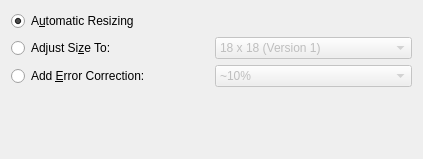
<?xml version="1.0" encoding="UTF-8"?>
<ui version="4.0">
 <class>grpGrid</class>
 <widget class="QWidget" name="grpGrid">
  <property name="geometry">
   <rect>
    <x>0</x>
    <y>0</y>
    <width>423</width>
    <height>159</height>
   </rect>
  </property>
  <property name="windowTitle">
   <string>Form</string>
  </property>
  <layout class="QVBoxLayout" name="verticalLayout">
   <item>
    <layout class="QGridLayout" name="gridLayout">
     <item row="0" column="0">
      <widget class="QRadioButton" name="radGridAuto">
       <property name="text">
        <string>A&amp;utomatic Resizing</string>
       </property>
       <property name="checked">
        <bool>true</bool>
       </property>
      </widget>
     </item>
     <item row="1" column="0">
      <widget class="QRadioButton" name="radGridSize">
       <property name="text">
        <string>Adjust Si&amp;ze To:</string>
       </property>
      </widget>
     </item>
     <item row="1" column="1">
      <widget class="QComboBox" name="cmbGridSize">
       <property name="enabled">
        <bool>false</bool>
       </property>
       <item>
        <property name="text">
         <string>18 x 18 (Version 1)</string>
        </property>
       </item>
       <item>
        <property name="text">
         <string>30 x 30 (Version 2)</string>
        </property>
       </item>
       <item>
        <property name="text">
         <string>42 x 40 (Version 3)</string>
        </property>
       </item>
       <item>
        <property name="text">
         <string>54 x 54 (Version 4)</string>
        </property>
       </item>
       <item>
        <property name="text">
         <string>66 x 66 (Version 5)</string>
        </property>
       </item>
       <item>
        <property name="text">
         <string>78 x 78 (Version 6)</string>
        </property>
       </item>
       <item>
        <property name="text">
         <string>90 x 90 (Version 7)</string>
        </property>
       </item>
       <item>
        <property name="text">
         <string>102 x 102 (Version 8)</string>
        </property>
       </item>
       <item>
        <property name="text">
         <string>114 x 114 (Version 9)</string>
        </property>
       </item>
       <item>
        <property name="text">
         <string>126 x 126 (Version 10)</string>
        </property>
       </item>
       <item>
        <property name="text">
         <string>138 x 138 (Version 11)</string>
        </property>
       </item>
       <item>
        <property name="text">
         <string>150 x 150 (Version 12)</string>
        </property>
       </item>
       <item>
        <property name="text">
         <string>162 x 162 (Version 13)</string>
        </property>
       </item>
      </widget>
     </item>
     <item row="2" column="0">
      <widget class="QRadioButton" name="radGridECC">
       <property name="text">
        <string>Add &amp;Error Correction:</string>
       </property>
      </widget>
     </item>
     <item row="2" column="1">
      <widget class="QComboBox" name="cmbGridECC">
       <property name="enabled">
        <bool>false</bool>
       </property>
       <item>
        <property name="text">
         <string>~10%</string>
        </property>
       </item>
       <item>
        <property name="text">
         <string>~20%</string>
        </property>
       </item>
       <item>
        <property name="text">
         <string>~30%</string>
        </property>
       </item>
       <item>
        <property name="text">
         <string>~40%</string>
        </property>
       </item>
       <item>
        <property name="text">
         <string>~50%</string>
        </property>
       </item>
      </widget>
     </item>
    </layout>
   </item>
   <item>
    <spacer name="verticalSpacer">
     <property name="orientation">
      <enum>Qt::Vertical</enum>
     </property>
     <property name="sizeHint" stdset="0">
      <size>
       <width>20</width>
       <height>50</height>
      </size>
     </property>
    </spacer>
   </item>
  </layout>
 </widget>
 <resources/>
 <connections>
  <connection>
   <sender>radGridSize</sender>
   <signal>toggled(bool)</signal>
   <receiver>cmbGridSize</receiver>
   <slot>setEnabled(bool)</slot>
   <hints>
    <hint type="sourcelabel">
     <x>98</x>
     <y>54</y>
    </hint>
    <hint type="destinationlabel">
     <x>279</x>
     <y>53</y>
    </hint>
   </hints>
  </connection>
  <connection>
   <sender>radGridECC</sender>
   <signal>toggled(bool)</signal>
   <receiver>cmbGridECC</receiver>
   <slot>setEnabled(bool)</slot>
   <hints>
    <hint type="sourcelabel">
     <x>114</x>
     <y>89</y>
    </hint>
    <hint type="destinationlabel">
     <x>279</x>
     <y>89</y>
    </hint>
   </hints>
  </connection>
 </connections>
</ui>
